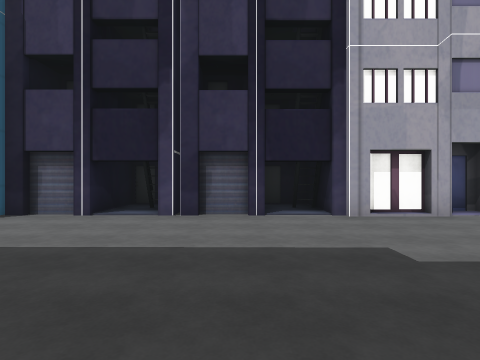
view 1 (above)

13 first-person views from a walk through a scene from a Unity 3-D project. The camera is 1.5 m above the floor, looks level and sees 80° across. The floor is counted in squares, 2 m on a side. Each view is taken from the middle of a square. On the plan, view 1 faces up. The plan holds only what a view shows up to about 10 squares ahead; the rest is blank. The place goes on beyond the plan. Some surface patterns are stand-ins.

view 2
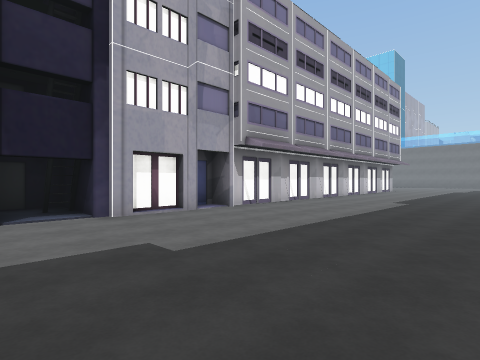

view 3
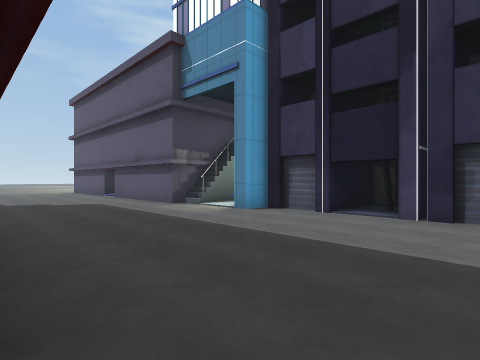

view 4
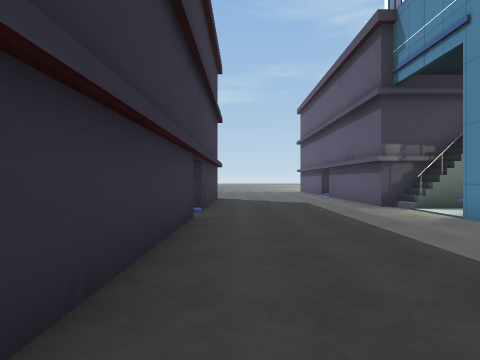

view 5
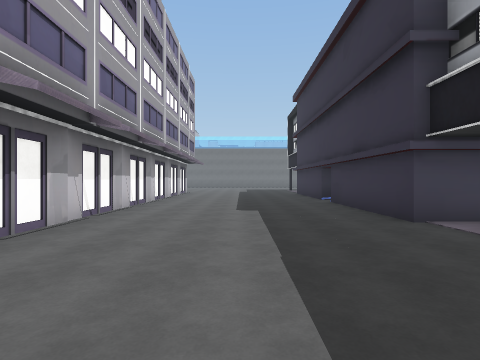

view 6
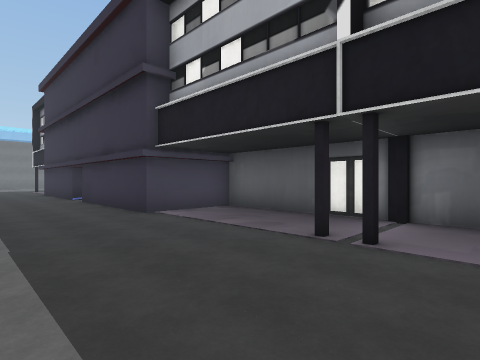

view 7
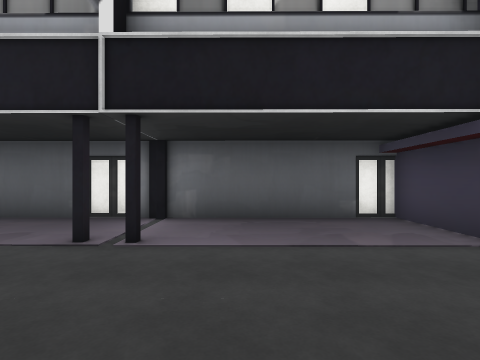

view 8
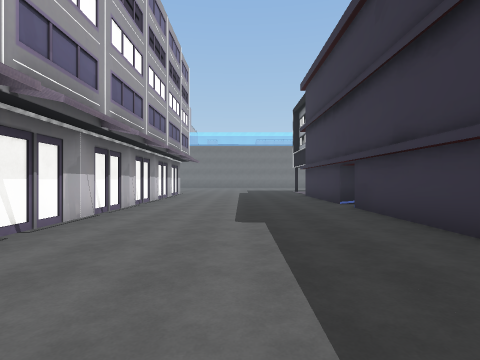

view 9
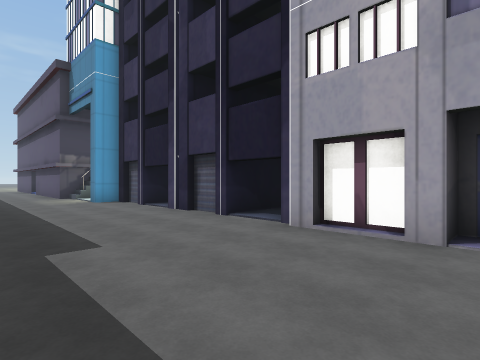

view 10
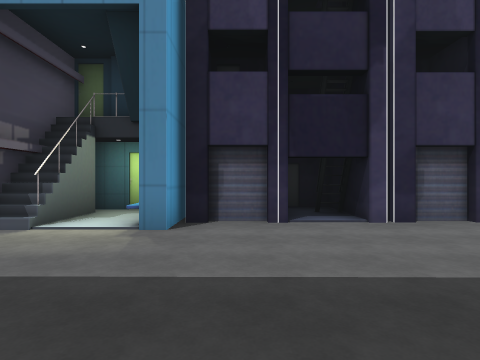

view 11
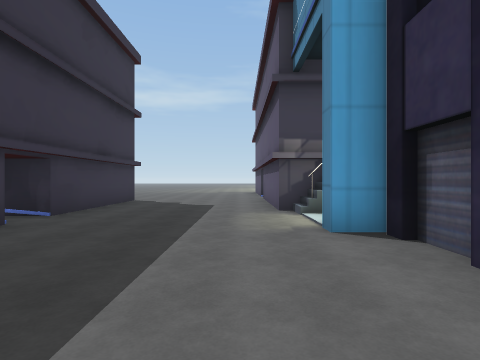

view 12
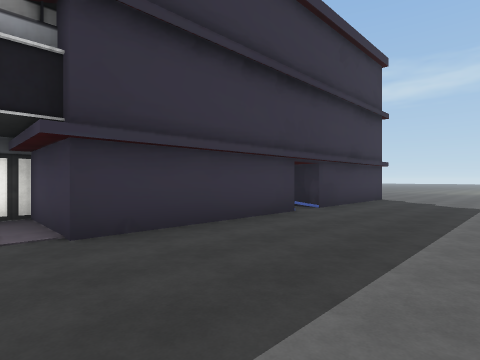

view 13
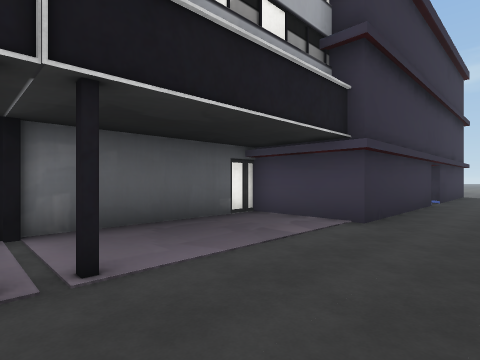

### Floor plan
Key: @ floor where view 1 was taken; # wall or solid block; . floor; B building.
Columns run from 10 left of view 1 to 15 right of it. Each row starts with its distance up from view 1.
  9            ##
  8   BBB  #### #
  7   #B ###B## B #B##
  6   #B #...##.###.B##B#B##B#
  5 BB#.......................
  4 ..........................
  3 ..........................
  2 ..........................
  1 ..........................
  0 ###B.#####@.......B####.B#
 -1    B     B   ..   B     B
 -2          B   ..   B
 -3          ##########B
 -4                    B
 -5                    B

Where each view was taken, in squares from view 1:
view 1: 0 up, 0 right, facing up
view 2: 0 up, 0 right, facing up-right
view 3: 0 up, 0 right, facing up-left
view 4: 1 up, 0 right, facing left
view 5: 3 up, 3 right, facing right
view 6: 3 up, 2 right, facing down-right
view 7: 3 up, 2 right, facing down
view 8: 3 up, 5 right, facing right
view 9: 2 up, 5 right, facing up-left
view 10: 1 up, 4 left, facing up
view 11: 4 up, 1 left, facing left
view 12: 4 up, 0 right, facing down-left
view 13: 2 up, 4 right, facing down-left
